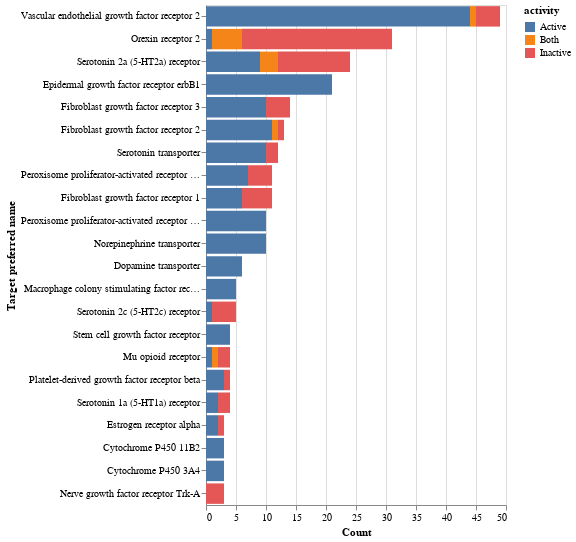

The notebook cell saved with this chart:
### Code cell
temp = out_df.groupby('pref_name').filter(lambda x : len(x)>2)
ch = alt.Chart(temp).mark_bar()

# ch = ch.encode(
#     x = alt.X('pref_name', sort='-y', title='Target preferred name'),
#     y = alt.Y('count()'),
#     color=alt.Color('activity'),
#     order=alt.Order('activity', sort='ascending'),
# )

ch = ch.encode(
    y = alt.Y('pref_name', sort='-x', title='Target preferred name'),
    x = alt.X('count()', title='Count'),
    color=alt.Color('activity'),
    order=alt.Order('activity', sort='ascending'),
).properties(height=500,width=300)

# ch.configure_axisY(
# titleFontSize=13,
# ).configure_axisX(
# titleFontSize=13
# ).configure_axisBottom(labelAngle=-35).configure_header(
#     titleFontSize=40, 
#     labelFontSize=40
# ).configure_axisY(
#     titleAngle=0,
#     titleAlign="left",
#     titleY=-10,
#     titleX=-20,
#     titleFontSize=16,
# ).configure_legend(orient='bottom',labelFontSize=22)

ch

### Figure 1 — Vega-Lite specification as saved in the notebook (floating-point values rounded to 4 significant figures; data arrays with more than 128 entries replaced by an {"elided": "..."} marker saying what was removed)
{"config": {"view": {"continuousWidth": 400, "continuousHeight": 300}}, "data": {"name": "data-cdd16a7c93d23819d6d2dc60af76a6f8"}, "mark": "bar", "encoding": {"color": {"type": "nominal", "field": "activity"}, "order": {"type": "nominal", "field": "activity", "sort": "ascending"}, "x": {"type": "quantitative", "aggregate": "count", "title": "Count"}, "y": {"type": "nominal", "field": "pref_name", "sort": "-x", "title": "Target preferred name"}}, "height": 500, "width": 300, "$schema": "https://vega.github.io/schema/vega-lite/v4.8.1.json", "datasets": {"data-cdd16a7c93d23819d6d2dc60af76a6f8": {"elided": "250 records"}}}
